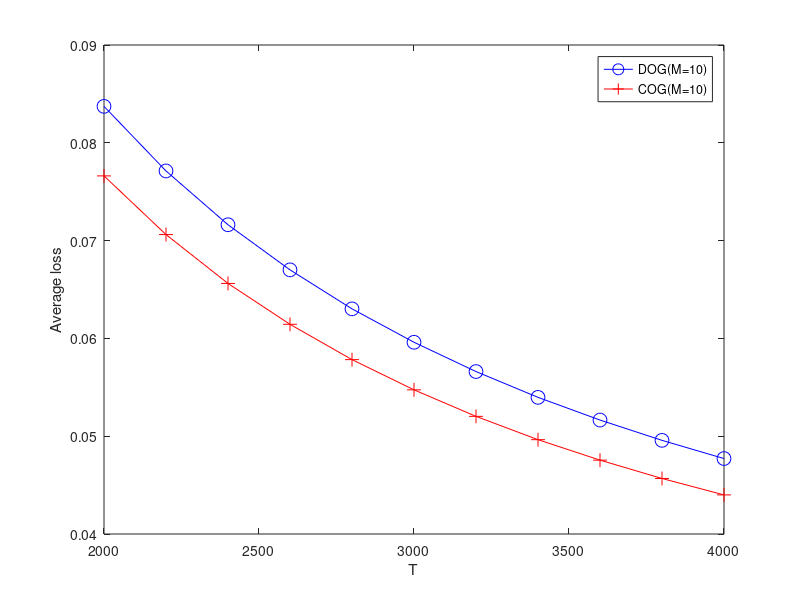

Write MATLAB code to recreate this figure. (Note: this script raises an error after producing the figure.)
function [  ] = plot_ave_loss( )

    m20_decen = load('ave_loss_basic_lr_seq_n100_m20_decen.mat');
    m10_decen = load('ave_loss_basic_lr_seq_n100_m10_decen.mat');
    m20_cen = load('ave_loss_basic_lr_seq_n100_m20_cen.mat');
    m10_cen = load('ave_loss_basic_lr_seq_n100_m10_cen.mat');
    T = 4000;
    luckys = 2000:200:T;
    %plot(luckys, m20_decen.ave_loss_basic_lr_seq(luckys,:), '-.sg','MarkerSize',10);
    %hold on;
    %plot(luckys, m20_cen.ave_loss_basic_lr_seq(luckys,:), '-.*k','MarkerSize',10);
    %hold on;
    plot(luckys, m10_decen.ave_loss_basic_lr_seq(luckys,:), '-ob','MarkerSize',10);
    hold on;
    plot(luckys, m10_cen.ave_loss_basic_lr_seq(luckys,:), '-+r','MarkerSize',10);

    

    xlabel('T');
    ylabel('Average loss');
    legend('DOG(M=10)', 'COG(M=10)', 'Location','northeast'); 

    pax = gca;
    pax.FontSize = 25;
end

